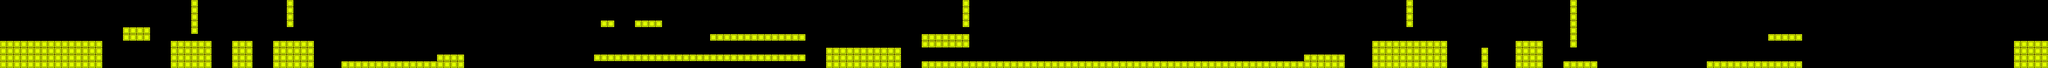

A level layout from a 2D game, rendered from its tile map. Below: a short description, then the map file with tile-grid data replaced by summaries:
An orthogonal 300x10 tile map with 64x64 px tiles, 4 tile layers (MapLayer, FloorLayer, EnemyLayer, FloorLayer2).

<map version="1.0" orientation="orthogonal" renderorder="right-down" width="300" height="10" tilewidth="64" tileheight="64" nextobjectid="1">
 <tileset firstgid="1" name="MAP" tilewidth="64" tileheight="64" tilecount="9" columns="3">
  <image source="MAP.png" width="192" height="192" />
  <tile id="0">
   <properties>
    <property name="mold" value="mold" />
   </properties>
  </tile>
  <tile id="1">
   <properties>
    <property name="enemy" value="enemy" />
   </properties>
  </tile>
  <tile id="2">
   <properties>
    <property name="floor" value="floor" />
   </properties>
  </tile>
  <tile id="3">
   <properties>
    <property name="crayfloor" value="crayfloor" />
   </properties>
  </tile>
  <tile id="4">
   <properties>
    <property name="needle" value="needle" />
   </properties>
  </tile>
  <tile id="5">
   <properties>
    <property name="slope" value="slope" />
   </properties>
  </tile>
  <tile id="6">
   <properties>
    <property name="coin" value="coin" />
   </properties>
  </tile>
 </tileset>
 <layer name="MapLayer" width="300" height="10" opacity="0">
  <data>[3000 cells, 287 non-empty, 5 distinct tile ids]</data>
 </layer>
 <layer name="FloorLayer" width="300" height="10">
  <data>[3000 cells, 282 non-empty, 1 distinct tile ids]</data>
 </layer>
 <layer name="EnemyLayer" width="300" height="10" opacity="0">
  <data>[3000 cells, 9 non-empty, 1 distinct tile ids]</data>
 </layer>
 <layer name="FloorLayer2" width="300" height="10">
  <data>[3000 cells, 165 non-empty, 1 distinct tile ids]</data>
 </layer>
</map>
